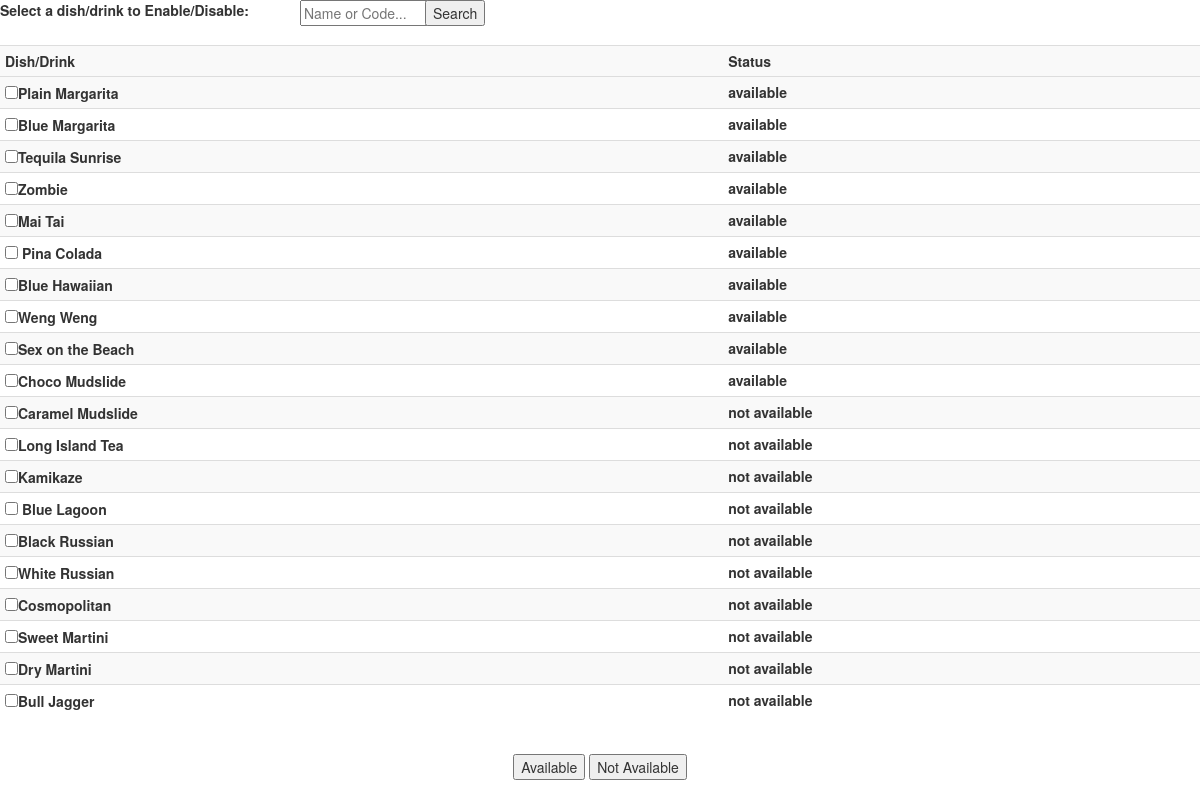
The page /checker/cats.php?cat=Cocktails on the database its author committed.
### tables this page shows
CREATE TABLE IF NOT EXISTS `menu_db` (
  `menuitem_id` int(11) NOT NULL AUTO_INCREMENT,
  `name` varchar(255) DEFAULT NULL,
  `item_category` varchar(255) DEFAULT NULL,
  `item_happyprice` double(65,2) DEFAULT NULL,
  `item_regularprice` double(65,2) DEFAULT NULL,
  `item_availability` enum('not available','available') DEFAULT NULL,
  `code` varchar(255) DEFAULT NULL,
  `item_commission` double(65,2) DEFAULT NULL,
  `item_discount` double(65,2) DEFAULT NULL,
  PRIMARY KEY (`menuitem_id`),
  UNIQUE KEY `name` (`name`)
);

### checker/cats.php (the view, shortened to what this page needs)
<!DOCTYPE html>
<html>
<link rel="stylesheet" href="../bootstrap-3.3.7/dist/css/bootstrap.min.css">
 <body style=" background-color :white">
 <div>
	<div>
	<div style="position:fixed; left:300px;">
  <form action="./item category/av_search.php" target="iframe_5" method="post">
    <input type="text"  name="term" placeholder="Name or Code..." style="width: 130px; top:0px; ">
    <input type="submit"  value="Search" style="position:absolute; top:0px; left:125px;" />
    </form>
</div>
		<form action="default.php" method="post">
		<label class="heading">Select a dish/drink to Enable/Disable:</label><br/><br/>
		<table  class="table table-hover table-condensed table-striped" align="center" border="0">
		<tr>
		<th>Dish/Drink</th><th>Status</th>
		</tr>
		<tr>
		<?php
        $connection=mysqli_connect("localhost","root","","aml_db");
    $result = mysqli_query($connection,"SELECT * FROM menu_db where item_category ='".$_GET["cat"]."'");
    while($row = mysqli_fetch_array($result))
    {
		$ia = $row['item_availability'];
       ?>
	   <tr>
	   <td>
		<input type="checkbox" name="check_list[]" value="<?php echo $row['name']; ?>"><b><?php echo $row['name']; ?></b><br/>
		</td>
		<td>
		<b><?php echo $ia;?></b>
		</td>
		</tr>
		   <?php
}
    ?>
	</table>
<div style="position: fixed; bottom:2.5%; width:100%;">
        <center>
		<input type="submit" name="activate" Value="Available"/>
		<input type="submit" name="deactivate" Value="Not Available"/>
		</center>
		</div>
		</form>
	</div>
 </div>
</body>
</html>

### rows shown on the page
menu_db: name "Plain Margarita", item_availability "available"
menu_db: name "Blue Margarita", item_availability "available"
menu_db: name "Tequila Sunrise", item_availability "available"
menu_db: name "Zombie", item_availability "available"
menu_db: name "Mai Tai", item_availability "available"
menu_db: name "Pina Colada", item_availability "available"
menu_db: name "Blue Hawaiian", item_availability "available"
menu_db: name "Weng Weng", item_availability "available"
menu_db: name "Sex on the Beach", item_availability "available"
menu_db: name "Choco Mudslide", item_availability "available"
menu_db: name "Caramel Mudslide", item_availability "not available"
menu_db: name "Long Island Tea", item_availability "not available"
menu_db: name "Kamikaze", item_availability "not available"
menu_db: name "Blue Lagoon", item_availability "not available"
menu_db: name "Black Russian", item_availability "not available"
menu_db: name "White Russian", item_availability "not available"
menu_db: name "Cosmopolitan", item_availability "not available"
menu_db: name "Sweet Martini", item_availability "not available"
menu_db: name "Dry Martini", item_availability "not available"
menu_db: name "Bull Jagger", item_availability "not available"
